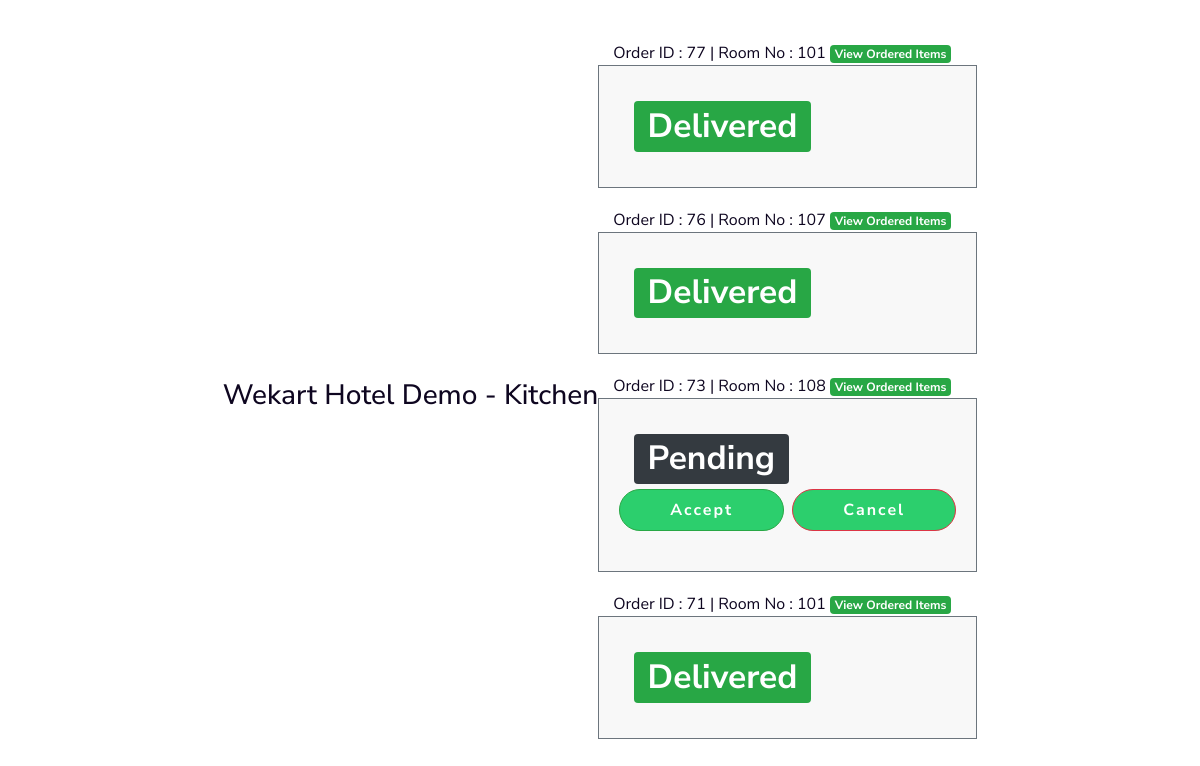
The page /cook.php on the database its author committed.
### tables this page shows
CREATE TABLE `order_details` (
  `id` int(120) NOT NULL,
  `name` text NOT NULL,
  `phone` text NOT NULL,
  `message` text NOT NULL,
  `roomno` text NOT NULL,
  `total` text NOT NULL,
  `status` text NOT NULL,
  `order_status` text NOT NULL,
  `mark` text NOT NULL,
  `timeoforder` text NOT NULL,
  `timeofapprove` text NOT NULL,
  `timeofdelivery` text NOT NULL,
  `paid` text NOT NULL
);

### cook.php (the view, shortened to what this page needs)
<?php
include"include/link.php";
?>
<!DOCTYPE html>
<html lang="en" >
<head>
  <link rel="stylesheet" href="https://cdnjs.cloudflare.com/ajax/libs/normalize/5.0.0/normalize.min.css">
<link rel='stylesheet' href='https://cdnjs.cloudflare.com/ajax/libs/twitter-bootstrap/4.1.3/css/bootstrap.min.css'>
<link rel="stylesheet" href="https://cdnjs.cloudflare.com/ajax/libs/jquery-confirm/3.3.2/jquery-confirm.min.css">
<link rel="stylesheet" href="https://cdnjs.cloudflare.com/ajax/libs/font-awesome/4.7.0/css/font-awesome.min.css">
</head>
<body>
   <div class="room" > <h3><?php echo $name ?> - Kitchen</h3></div>
<main>
  <div class="container">
  <?php
$course = $conn->query("SELECT * FROM `order_details` WHERE  `paid`='0' ORDER BY `id` DESC");
while($row=$course->fetch_assoc()):
	?>
<div>Order ID :  <?php echo $row['id'] ?> | Room No : <?php echo $row['roomno'] ?>  <span class="badge badge1  badge-success" data-id="<?php echo $row['id'] ?>"  > View Ordered Items</span> </div>
    <div class="row">
        <div class="align-self-center col-md-12 hh-grayBox ">
    <div class="room "  id="room">
    <?php
    $order_status=$row['order_status'];
                    switch($order_status){
                        case '0':
                            echo '<span class="badge badge-dark " style="font-size: 2.1em;">Pending</span>';
	                    break;
                        case '3':
                            echo '<span class="badge badge-success" style="font-size: 2.1em;">Delivered</span>';
	                    break;
                    }
                ?>
    </div>
      <?php
if($row['order_status']==0) :
?>
          <div class="row" id="room">
         <form action="#" id="new-Accept">
            <button  type="submit" id="btnSubmit" class="btn btn-success">Accept</button>
      </form>
      <form action="#" id="new-Cancel">
          <button  type="submit" id="btnSubmit" class="btn btn-danger">Cancel</button>
      </form>
      </div>
      <?php endif ?>
</div>
  </div>
  <?php endwhile; ?>
  </div>
</main>
</body>
</html>

### cook.php (style rules this page uses)
:root { --blue: #0e0620; --white: #fff; --green: #2ccf6d; }
html, body { height: 100%; }
body { display: flex; align-items: center; justify-content: center; font-family: "Nunito Sans"; color: var(--blue); font-size: 1em; }
button { font-family: "Nunito Sans"; }
.btn { z-index: 1; overflow: hidden; background: transparent; position: relative; padding: 8px 50px; border-radius: 30px; cursor: pointer; font-size: 1em; letter-spacing: 2px; transition: 0.2s ease; font-weight: bold; margin: 5px 0px; color: var(--white); background: var(--green); transition: 0.2s ease; }
.hh-grayBox { background-color: #F8F8F8; margin-bottom: 20px; padding: 35px; border: 1px solid #6c757d; }

### rows shown on the page
order_details: id "77", roomno "101", order_status "Delivered"
order_details: id "76", roomno "107", order_status "Delivered"
order_details: id "73", roomno "108", order_status "Pending"
order_details: id "71", roomno "101", order_status "Delivered"

### other values the page prints
$name "Wekart Hotel Demo"
